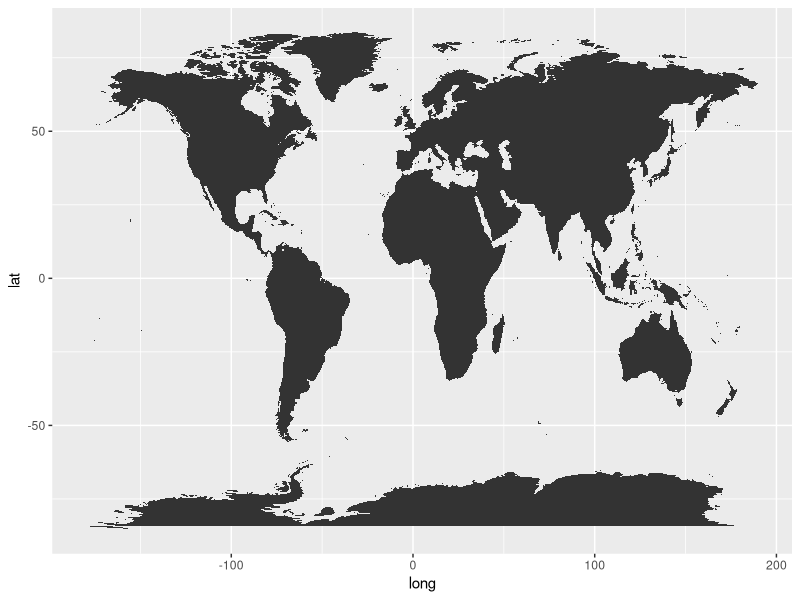

This chart was generated by the following R code:
library(ggplot2)

geo.data <- ggplot2::map_data('world')


ggplot() +  geom_polygon(data=geo.data, aes(x=long, y=lat, group=group))
